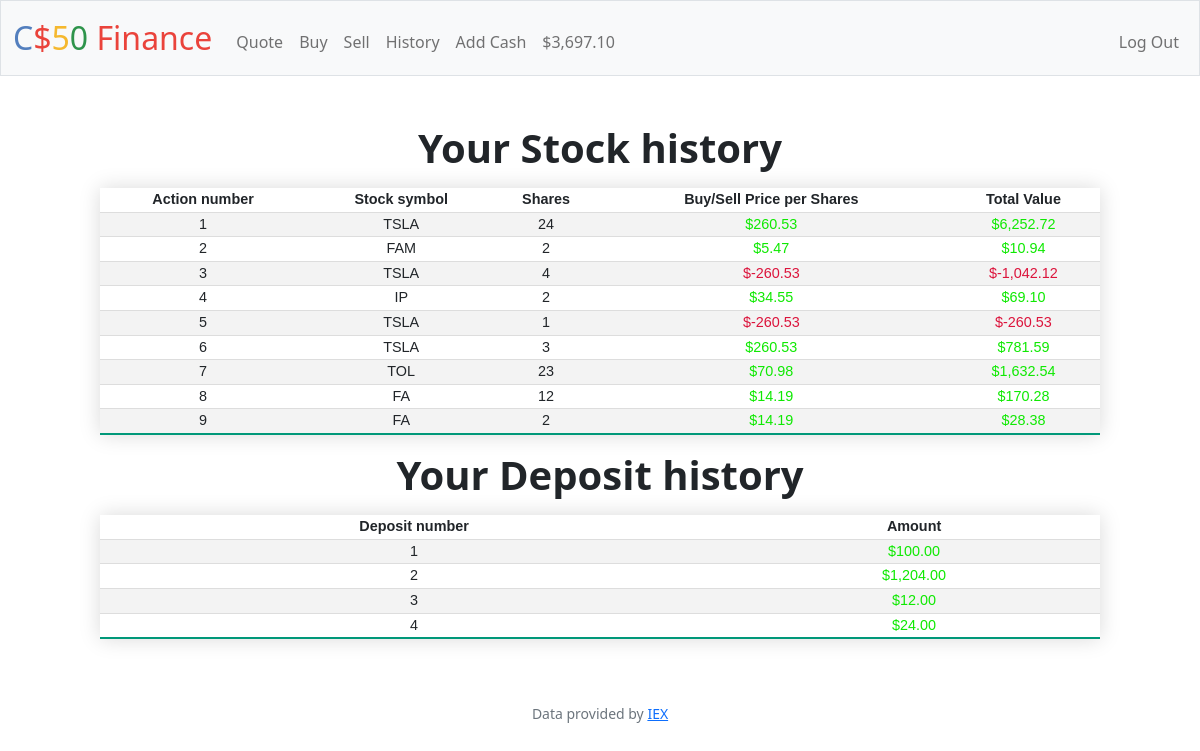
Screenshot of /history (signed in) with the database file from the repository.
### tables this page shows
CREATE TABLE buy_history (user_id, stock_symbol, shares, buy_price);

### app.py (the view)
@app.route("/history")
@login_required
def history():
    id = session["user_id"]
    stocks = db.execute("SELECT * FROM buy_history WHERE user_id = ?", id)
    prices = []
    total = []
    amount = db.execute("SELECT * FROM cash_history WHERE user_id = ?", id)
    cash = []
    total_cash = db.execute("SELECT cash FROM users WHERE id = ?", id)[0]["cash"]
    for stock in stocks:
        temp = stock["buy_price"]
        prices.append(usd(temp / stock["shares"]))
        total.append(usd(temp))
    for a in amount:
        cash.append(usd(a["amount"]))
    return render_template(
        "history.html",
        stocks=stocks,
        len=len(stocks),
        prices=prices,
        total=total,
        cash=cash,
        len2=len(cash),
        total_cash=usd(total_cash),
    )

### app.py (called while the page is built)
@app.after_request
def after_request(response):
    response.headers["Cache-Control"] = "no-cache, no-store, must-revalidate"
    response.headers["Expires"] = 0
    response.headers["Pragma"] = "no-cache"
    return response

### helpers.py (called while the page is built)
def login_required(f):
    @wraps(f)
    def decorated_function(*args, **kwargs):
        if session.get("user_id") is None:
            return redirect("/login")
        return f(*args, **kwargs)
    return decorated_function

def usd(value):
    return f"${value:,.2f}"

### templates/history.html (shortened to what this page needs)
{% extends "layout.html" %}
{% block main %}
    <div class="mb-3">
        <h1>
            <b>Your Stock history</b>
        </h1>
    </div>
    <div class="mb-3">
        <table class = "styled-table">
            <th>Action number</th>
            <th>Stock symbol</th>
            <th>Shares</th>
            <th>Buy/Sell Price per Shares </th>
            <th>Total Value</th>
            {% for i in range(len) %}
                <tr>
                    <td> {{ i + 1 }} </td>
                    <td> {{ stocks[i]["stock_symbol"] }} </td>
                    <td> {{ stocks[i]["shares"] }} </td>
                    {% if stocks[i]["buy_price"] < 0 %}
                        <td class="red"> {{ prices[i] }}</td>
                        <td class="red"> {{ total[i]  }} </td>
                    {% else %}
                        <td class="green"> {{ prices[i] }}</td>
                        <td class="green"> {{ total[i] }} </td>
                    {% endif %}
                </tr>
            {% endfor %}
        </table>
    </div>
    <div class="mb-3">
        <h1>
            <b>Your Deposit history</b>
        </h1>
    </div>
    <div class="mb-3">
        <table class = "styled-table">
            <th>Deposit number</th>
            <th>Amount</th>
            {% for i in range(len2) %}
                <tr>
                    <td> {{ i + 1 }} </td>
                    <td class="green"> {{ cash[i] }}
                </tr>
            {% endfor %}
        </table>
    </div>
{% endblock %}

### templates/layout.html (shortened to what this page needs)
<!DOCTYPE html>
<html lang="en">
    <head>
        <link href="https://cdn.jsdelivr.net/npm/bootstrap@5.1.3/dist/css/bootstrap.min.css" rel="stylesheet">
        <link href="/static/styles.css" rel="stylesheet">
    </head>
    <body>
        <nav class="bg-light border navbar navbar-expand-md navbar-light">
            <div class="container-fluid">
                <a class="navbar-brand" href="/"><span class="blue">C</span><span class="red">$</span><span class="yellow">5</span><span class="green">0</span> <span class="red">Finance</span></a>
                <div class="collapse navbar-collapse" id="navbar">
                    {% if session["user_id"] %}
                        <ul class="navbar-nav me-auto mt-2">
                            <li class="nav-item"><a class="nav-link" href="/quote">Quote</a></li>
                            <li class="nav-item"><a class="nav-link" href="/buy">Buy</a></li>
                            <li class="nav-item"><a class="nav-link" href="/sell">Sell</a></li>
                            <li class="nav-item"><a class="nav-link" href="/history">History</a></li>
                            <li class="nav-item"><a class="nav-link" href="/add-cash">Add Cash</a></li>
                            <li class="nav-item"><a class="nav-link" href="/add-cash">{{ total_cash }}</a></li>
                        </ul>
                        <ul class="navbar-nav ms-auto mt-2">
                            <li class="nav-item"><a class="nav-link" href="/logout">Log Out</a></li>
                        </ul>
                    {% else %}
                        <ul class="navbar-nav ms-auto mt-2">
                            <li class="nav-item"><a class="nav-link" href="/register">Register</a></li>
                            <li class="nav-item"><a class="nav-link" href="/login">Log In</a></li>
                        </ul>
                    {% endif %}
                </div>
            </div>
        </nav>
        <main class="container-fluid py-5 text-center">
            {% block main %}{% endblock %}
        </main>
        <footer class="mb-5 small text-center text-muted">
            Data provided by <a href="https://iexcloud.io/">IEX</a>
        </footer>
    </body>
</html>

### static/styles.css (style rules this page uses)
nav .navbar-brand { font-size: xx-large; }
nav .navbar-brand .blue { color: #537fbe; }
nav .navbar-brand .red { color: #ea433b; }
nav .navbar-brand .yellow { color: #f5b82e; }
nav .navbar-brand .green { color: #2e944b; }
.styled-table { margin-left: auto; margin-right: auto; width:1000px; justify-content: center; border-collapse: collapse; font-size: 0.9em; font-family: sans-serif; min-width: 400px; box-shadow: 0 0 20px rgba(0, 0, 0, 0.15); }
.styled-table tbody tr { border-bottom: 1px solid #dddddd; }
.styled-table tbody tr:nth-of-type(even) { background-color: #f3f3f3; }
.styled-table tbody tr:last-of-type { border-bottom: 2px solid #009879; }
.red { color: #DC143C; }
.green { color: #0fe902; }

### rows the page displays
buy_history: stock_symbol "TSLA", shares "24"
buy_history: stock_symbol "FAM", shares "2"
buy_history: stock_symbol "TSLA", shares "4"
buy_history: stock_symbol "IP", shares "2"
buy_history: stock_symbol "TSLA", shares "1"
buy_history: stock_symbol "TSLA", shares "3"
buy_history: stock_symbol "TOL", shares "23"
buy_history: stock_symbol "FA", shares "12"
buy_history: stock_symbol "FA", shares "2"

### other values shown
{{ total_cash }} "$3,697.10"
{{ i + 1 }} "1" "2" "3" "4" "5" "6" "7" "8" "9"
{{ prices[i] }} "$260.53" "$5.47" "$34.55" "$260.53" "$70.98" "$14.19" "$14.19"
{{ total[i] }} "$6,252.72" "$10.94" "$69.10" "$781.59" "$1,632.54" "$170.28" "$28.38"
{{ prices[i] }} "$-260.53" "$-260.53"
{{ total[i] }} "$-1,042.12" "$-260.53"
{{ i + 1 }} "1" "2" "3" "4"
{{ cash[i] }} "$100.00" "$1,204.00" "$12.00" "$24.00"
